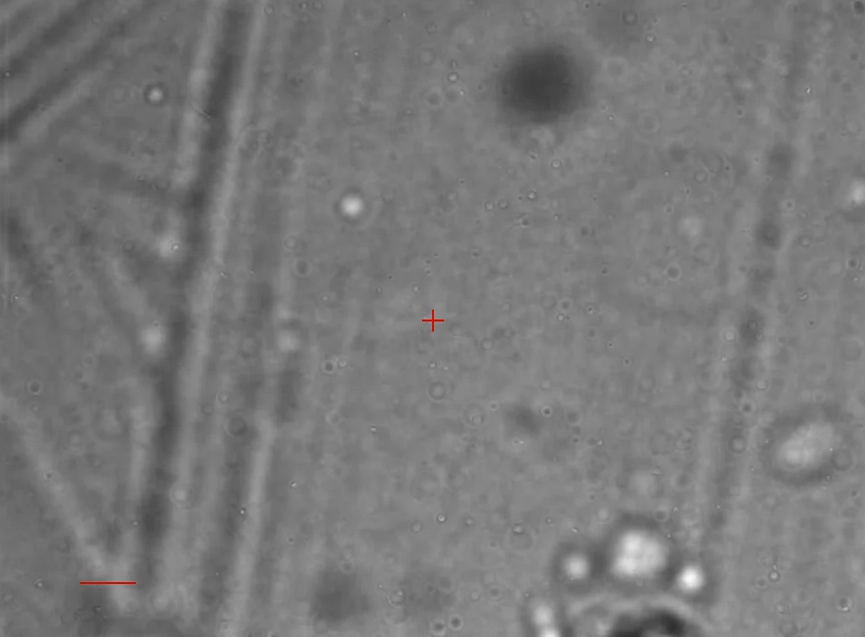
#> input picture development/paramecium0.png, 865 x 637 px
$ python paramecium_locate.py   (older library calls are emulated)
#> lines starting #> are read from the running program, lines starting #| are printed output that depends on the picture; after the words box and inside, x2 and y2 are one past the last pixel; in counts of white or black regions, pixels touching at a corner belong together; long printed decimals are rounded
'''
Trying to identify and locate Paramecium in the image.
Using x40 images.
'''
import cv2
from matplotlib import pyplot as plt
from numpy import *
import numpy as np
#from vision.paramecium_tracking import *

I0 = cv2.imread('paramecium0.png',0)
#> I0: shape (637, 865); min 48, max 250, mean 120.8
I1 = cv2.imread('paramecium1.png',0)
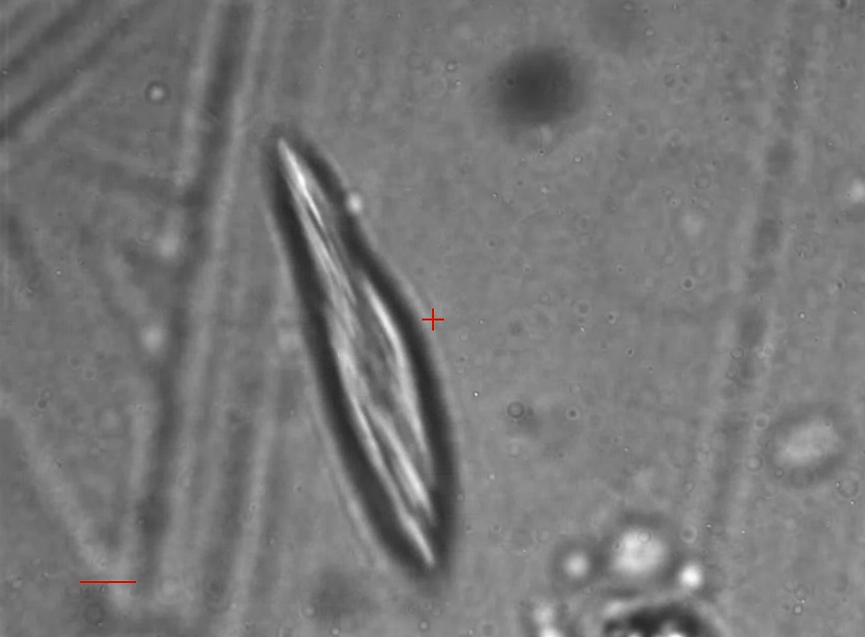
#> input picture development/paramecium1.png, 865 x 637 px
#> I1: shape (637, 865); min 40, max 255, mean 119.6

pixel_per_um = 5. # x40

# Resize
def resize(frame, ratio):
    height, width = frame.shape[:2]
    return cv2.resize(frame, (int(width / ratio), int(height / ratio)))

# First filter both images
def smooth(frame, pixel_per_um = 5):
    blur_size = int(pixel_per_um*5)
    if blur_size % 2 == 0:
        blur_size+=1
    return cv2.GaussianBlur(frame, (blur_size, blur_size), 0)

width = I0.shape[1]
#> width = 865
ratio = width / 256
#> ratio = 3.38
ratio = 3.4
print(ratio)
pixel_per_um = pixel_per_um / ratio

I0_small = resize(I0, ratio)
I1_small = resize(I1, ratio)
I0_smooth = smooth(I0_small, pixel_per_um)
I1_smooth = smooth(I1_small, pixel_per_um)
print (I0_smooth.dtype)
#| uint8
# Background subtraction
I_sub = I1_smooth*1.-I0_smooth*0.
normalizedImg = zeros(I_sub.shape)
normalizedImg = cv2.normalize(I_sub, normalizedImg, 0, 255, cv2.NORM_MINMAX)
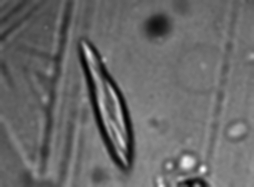
#> normalizedImg: shape (187, 254) float64; min 3.11e-15, max 255, mean 105.8
normalizedImg = uint8(normalizedImg)
sobelx = cv2.Sobel(normalizedImg, cv2.CV_64F, 1, 0)
sobely = cv2.Sobel(normalizedImg, cv2.CV_64F, 0, 1)
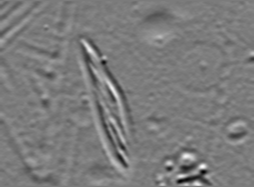
#> sobely: shape (187, 254) float64; min -246, max 262, mean 0.8; drawn with min black and max white
v = median(normalizedImg)
#> v = 109
#edge_gradient = sqrt(sobelx**2 + sobely**2)
edge_gradient = np.abs(sobelx) + np.abs(sobely)
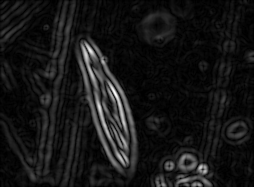
#> edge_gradient: shape (187, 254) float64; min 0, max 580, mean 51; drawn with min black and max white
print(edge_gradient.max())
#| 580.0
lower = np.percentile(edge_gradient.flatten(), 70)
#> lower = 50
upper = np.percentile(edge_gradient.flatten(), 98)
#> upper = 272
p = np.arange(0, 100, 5)
print(p)
print(np.percentile(edge_gradient.flatten(), p))
#| [  0.   6.   8.  12.  14.  16.  18.  20.  22.  26.  28.  32.  38.  44.
#|   50.  60.  70.  86. 112. 188.]
plt.hist(edge_gradient.flatten(), 50)
plt.show()
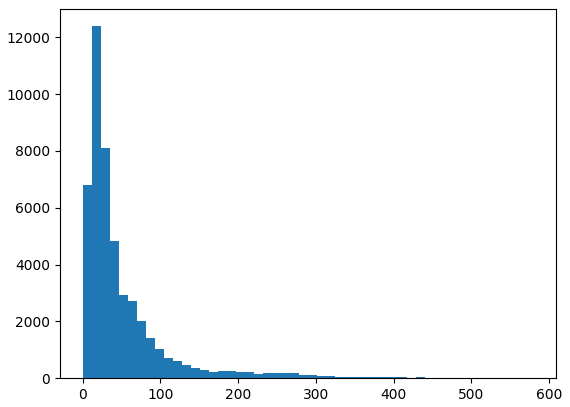
#> figure drawn by matplotlib, 1 panel; tallest bar 12389 high, from x = 11.6 to 23.2
print(lower, v, upper)
#| 50.0 109.0 272.0
# Canny edge detection
#canny = cv2.Canny(normalizedImg, normalizedImg.shape[0]/8, normalizedImg.shape[0]/8)
canny = cv2.Canny(normalizedImg, lower, upper)
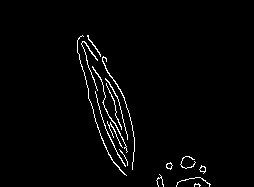
#> canny: shape (187, 254); 2.1% white in thin lines or dots, all inside (x1, y1, x2, y2) = (77, 35, 211, 187)
# ret, thresh = cv2.threshold(canny, 127, 255, 0)

ret = cv2.findContours(canny, 1, 2)
#> ret = 18 contours, 11 with area under 20; largest, box (x1, y1, x2, y2) and area: (166, 162, 173, 170) 27, (199, 165, 206, 174) 26, (92, 66, 128, 153) 26, (102, 56, 135, 170) 24, (77, 35, 127, 176) 24, (199, 166, 206, 172) 21, (166, 163, 173, 169) 21
contours, hierarchy = ret[-2], ret[-1] # for compatibility with opencv2 and 3
#> contours has the same summary as ret

found = False
#for cnt in contours:
#    print cv2.arcLength(cnt, True)/pixel_per_um

hierarchy = hierarchy[0] # get the actual inner list of hierarchy descriptions

# For each contour, find the bounding rectangle and draw it
print('number of contours: ', len(contours))
#| number of contours:  18
for contour,h in zip(contours,hierarchy):
    # cv2.drawContours(I1_smooth, [contour], 0, (0, 255, 0), 1)
    length = cv2.arcLength(contour, True)/pixel_per_um
    if (length>100): # this is not the total length, because it could be partial
        ellipse = cv2.fitEllipse(contour)
        (x, y), (MA, ma), angle = ellipse
        print (MA/pixel_per_um, ma/pixel_per_um, angle)
        # cv2.drawContours(I1_smooth, [contour], 0, (0, 255, 0), 1)
        cv2.ellipse(I1, ((int(x*ratio), int(y*ratio)), (int(MA*ratio), int(ma*ratio)), angle), (255, 0, 0), 2)
#> this loop made 18 passes
#> (h, length, x, y, MA, ma, angle) on passes 11, 14, 15, 16, 18: ([11, 9, -1, -1], 118.9, 151.3, 117, 92.75, 198.5, 156.3), ([14, 12, -1, -1], 143.5, 108.7, 107, 7.55, 79.41, 157.7), ([15, 13, -1, -1], 181.3, 118.6, 112.8, 18.41, 103.2, 162.7), ([16, 14, -1, -1], 111.3, 311.1, 511.2, 37.81, 1039.2, 154), ([-1, 16, -1, -1], 223.9, 102.3, 102.7, 23.2, 146.9, 163.7)
#> (h, length) on passes 1 to 6: ([1, -1, -1, -1], 13.13), ([2, 0, -1, -1], 59.96), ([3, 1, -1, -1], 36.51), ([4, 2, -1, -1], 11.77), ([5, 3, -1, -1], 16.81), ([6, 4, -1, -1], 11.77)
#| 63.071 134.991 156.311
#| 5.136 54.002 157.714
#| 12.518 70.202 162.682
#| 25.709 706.683 154.040
#| 15.779 99.923 163.709
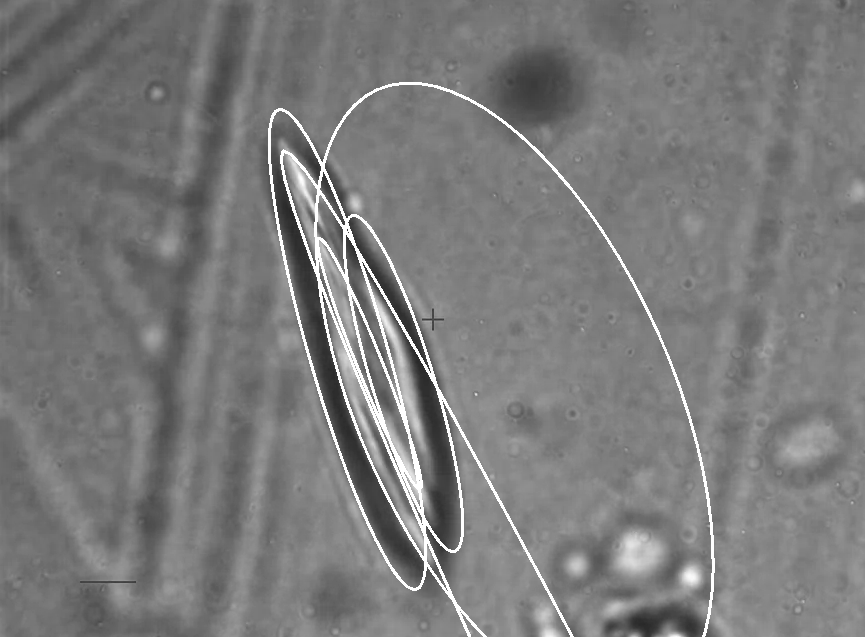
#> I1: shape (637, 865); min 40, max 255, mean 123

    # [25 lines of commented-out code are left out]

plt.figure()
plt.imshow(I1, cmap = 'gray')
plt.xticks([]), plt.yticks([])  # to hide tick values on X and Y axis
plt.show()
